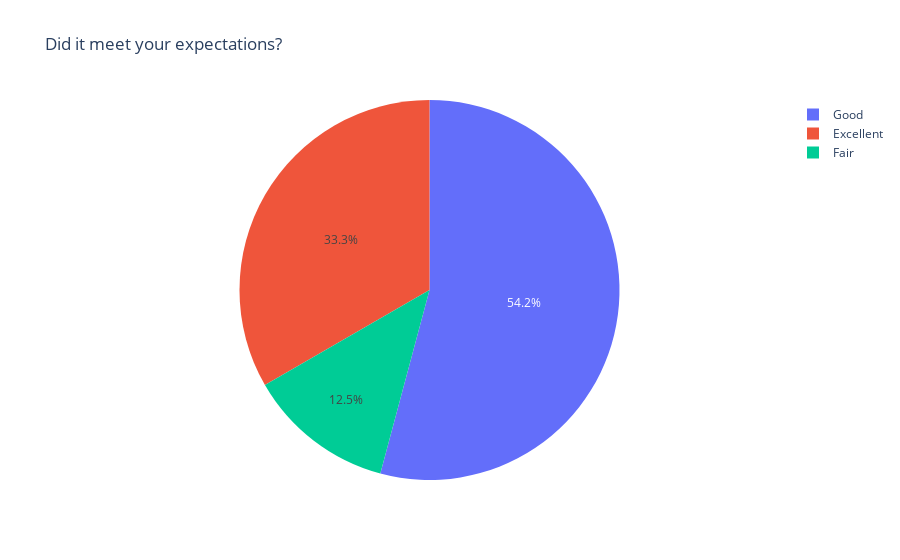

The notebook cell this image was saved under:
### Code cell
# test pie chart
column = "Did it meet your expectations?"
create_pie_chart(series=df[column], 
                  title=column)

### Figure 1 — Plotly figure (JSON) as saved in the notebook; plotly's stock layout.template omitted (floating-point values rounded to 4 significant figures)
{"data": [{"labels": ["Good", "Excellent", "Fair"], "type": "pie", "values": [13, 8, 3]}], "layout": {"title": {"text": "Did it meet your expectations?"}}}
